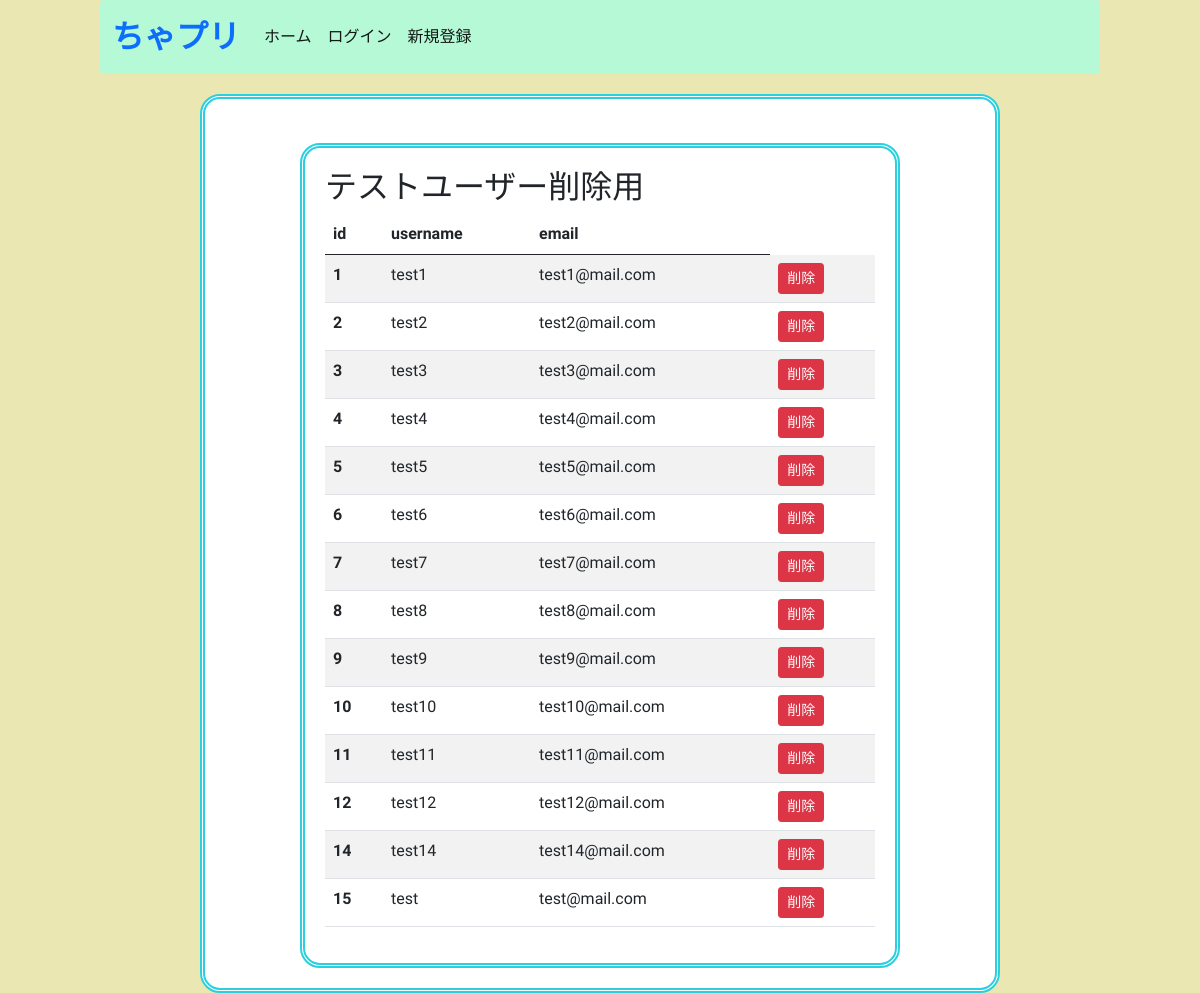
Screenshot of /users with the database file from the repository.
### flaskr/models.py (models this page shows, shortened)
class User(UserMixin, db.Model):
  __tablename__ = 'users'
  id = db.Column(db.Integer, primary_key=True)
  username = db.Column(db.String(64), index=True)
  email = db.Column(db.String(64), unique=True, index=True)
  password = db.Column(
    db.String(128),
    default = generate_password_hash(secrets.token_urlsafe(16)) # デフォルトパスワード
  )
  picture_path = db.Column(db.Text)
  is_active = db.Column(db.Boolean, unique=False, default=False)
  create_at = db.Column(db.DateTime, default=datetime.now) # 管理者用
  update_at = db.Column(db.DateTime, default=datetime.now) # テーブルの流れを確認する際に必要

### flaskr/views.py (the view)
@bp.route('/users')
def user_list():
  users = User.query.all()
  return render_template('user_list.html', users=users)

### flaskr/templates/user_list.html
{% extends "base.html" %}
{% block content %}
<div class="container mt-4">
  <h2>テストユーザー削除用</h2>
  <table class="table table-striped">
    <thead>
      <tr>
        <th scope="col">id</th>
        <th scope="col">username</th>
        <th scope="col">email</th>
      </tr>
    </thead>
    <tbody>
      {% for user in users %}
      <tr>
        <th scope="row">{{ user.id }}</th>
        <td>{{ user.username }}</td>
        <td>{{ user.email }}</td>
        <td>
          <form action="{{ url_for('app.user_delete', id=user.id) }}" method="POST">
            <input class="btn btn-danger btn-sm" type="submit" value="削除">
          </form>
        </td>
      </tr>
      {% endfor %}
    </tbody>
  </table>
</div>
{% endblock %}

### flaskr/static/css/style.css (style rules this page uses)
body { background-color: #eae7b3; max-width: 1000px; width: 100%; margin: auto; font-family: "Kosugi Maru", sans-serif; font-weight: 400; font-style: normal; }
.container { background-color: #FFF; padding: 20px; border-radius: 20px; border: thick double #2ad0df; margin-top: 20px; max-width: 80%; }

### rows the page displays
User: id "1", username "test1", email "test1@mail.com"
User: id "2", username "test2", email "test2@mail.com"
User: id "3", username "test3", email "test3@mail.com"
User: id "4", username "test4", email "test4@mail.com"
User: id "5", username "test5", email "test5@mail.com"
User: id "6", username "test6", email "test6@mail.com"
User: id "7", username "test7", email "test7@mail.com"
User: id "8", username "test8", email "test8@mail.com"
User: id "9", username "test9", email "test9@mail.com"
User: id "10", username "test10", email "test10@mail.com"
User: id "11", username "test11", email "test11@mail.com"
User: id "12", username "test12", email "test12@mail.com"
User: id "14", username "test14", email "test14@mail.com"
User: id "15", username "test", email "test@mail.com"
